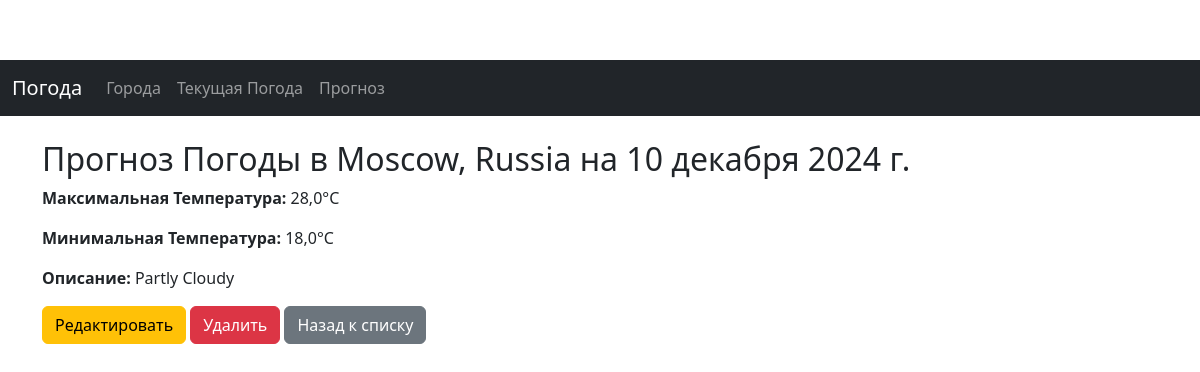
The page /forecasts/1/ on the database its author committed.
### weather_app/models.py (models this page shows, shortened)
class Forecast(models.Model):
    city = models.ForeignKey(City, related_name='forecasts', on_delete=models.CASCADE)
    date = models.DateField()
    high_temp = models.FloatField()
    low_temp = models.FloatField()
    description = models.CharField(max_length=255)
    history = HistoricalRecords()
    class Meta:
        unique_together = ('city', 'date')

class City(models.Model):
    name = models.CharField(max_length=100, unique=True)
    country = models.CharField(max_length=100)
    population = models.PositiveIntegerField(null=True, blank=True)
    history = HistoricalRecords()

### weather_app/views.py (the view)
# urls.py: path('forecasts/<int:pk>/', views.forecast_detail, name='forecast_detail'),
def forecast_detail(request, pk):
    forecast = get_object_or_404(Forecast, pk=pk)
    return render(request, 'weather_app/forecast_detail.html', {'forecast': forecast})

### weather_app/templates/weather_app/forecast_detail.html (shortened to what this page needs)
{% extends 'weather_app/base.html' %}
{% block content %}
<h2>Прогноз Погоды в {{ forecast.city.name }}, {{ forecast.city.country }} на {{ forecast.date }}</h2>
<p><strong>Максимальная Температура:</strong> {{ forecast.high_temp }}°C</p>
<p><strong>Минимальная Температура:</strong> {{ forecast.low_temp }}°C</p>
<p><strong>Описание:</strong> {{ forecast.description }}</p>
<a href="{% url 'forecast_update' forecast.pk %}" class="btn btn-warning">Редактировать</a>
<a href="{% url 'forecast_delete' forecast.pk %}" class="btn btn-danger">Удалить</a>
<a href="{% url 'forecast_list' %}" class="btn btn-secondary">Назад к списку</a>
{% endblock %}

### weather_app/templates/weather_app/css/styles.css (style rules this page uses)
body { padding-top: 60px; }

### rows shown on the page
Forecast: city.name "Moscow", city.country "Russia", date "10 декабря 2024 г.", high_temp "28,0", low_temp "18,0", description "Partly Cloudy"
